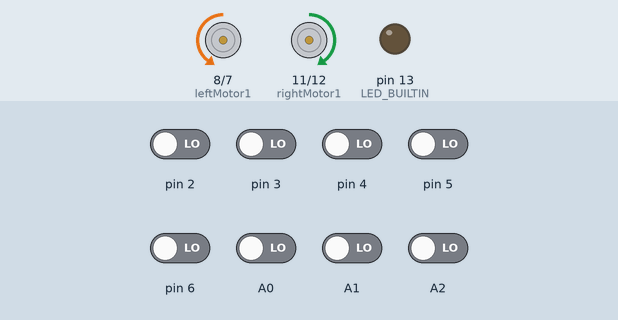
This sketch was run on a simulated Arduino Uno, built with avr-gcc and run on an emulated ATmega328P. Parts: motor-driver pin pairs drawn as motors (green arrow = first pin HIGH = forward, orange = second pin HIGH = backward, longer = more drive, scaled by the enable pin), output pins drawn as LEDs (lit = HIGH). The test bench sets the inputs (shaded band); at power-on: A0–2, pin 2–6 LOW.

Above: at 3.2 s.
3.3 s: pin 5 driven HIGH
At 4.5 s:
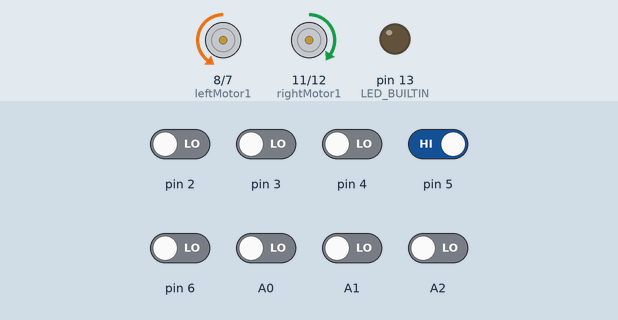
4.8 s: pin 6 driven HIGH
At 6.0 s:
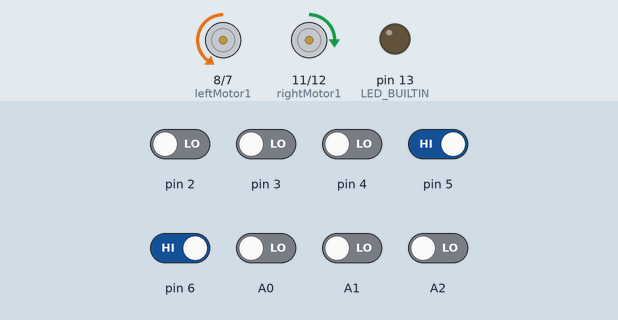
6.3 s: pin 4 driven HIGH
At 7.5 s:
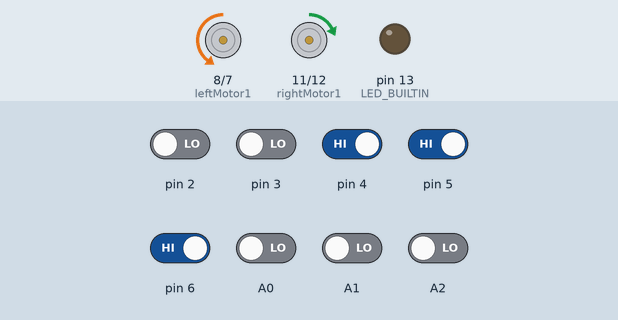
7.8 s: pin 2 driven HIGH
At 9.0 s:
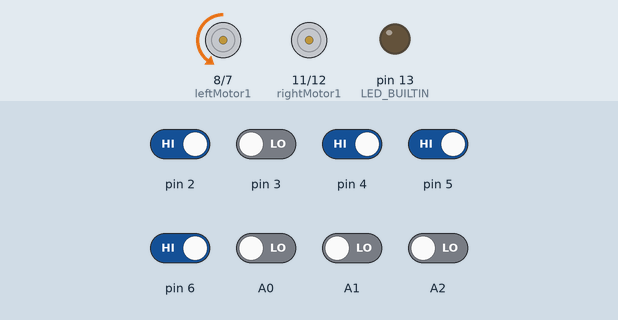
9.3 s: pin 4 driven LOW
At 10.5 s:
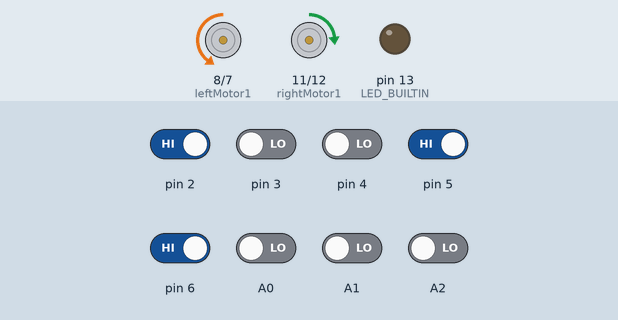
10.8 s: pin 6 driven LOW
At 11.2 s:
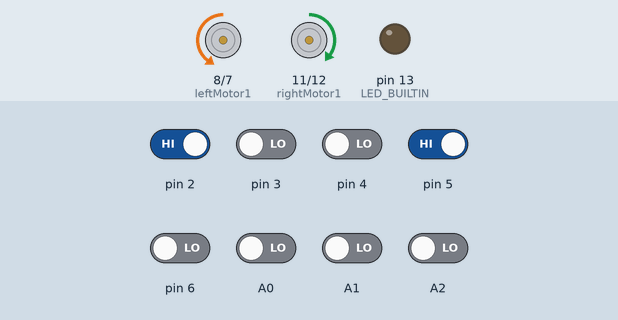
Timing chart, 0 to 13.3 s (numbered marks = the images above; inputs shaded):
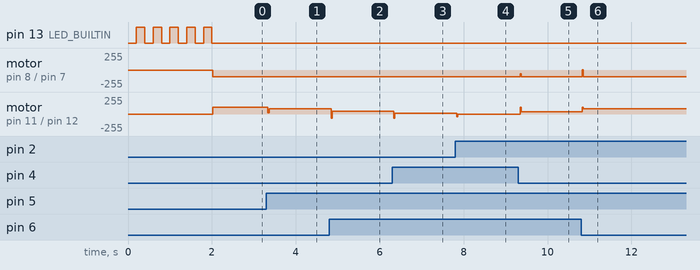

The sketch:

pid_v0.042.ino
```cpp
#include <QTRSensors.h>

//------------------------------------------------------------------------------------------------------------------
#define rightMotor2 12
#define rightMotor1 11
#define rightMotorPWM 10
#define leftMotorPWM 9
#define leftMotor1 8
#define leftMotor2 7

//------------------------------------------------------------------------------------------------------------------
uint8_t rightMaxSpeed = 100;
uint8_t leftMaxSpeed = 100;

//------------------------------------------------------------------------------------------------------------------
QTRSensors qtr;
const uint8_t SensorCount = 8;
unsigned int sensorValues[SensorCount];

//------------------------------------------------------------------------------------------------------------------
int lastError = 0;
int position = 0;
unsigned long cTime, pTime;
float eTime;
float P_error;
float I_error;
float D_error;
float PID_value;

//******************************************************************************************************************
void setup() {
  Serial.begin(9600);
  qtr.setTypeRC();
  qtr.setSensorPins((const uint8_t[]){ A2, A1, A0, 2, 3, 4, 5, 6 }, SensorCount);

  pinMode(rightMotor2, OUTPUT);
  pinMode(rightMotor1, OUTPUT);
  pinMode(rightMotorPWM, OUTPUT);
  pinMode(leftMotorPWM, OUTPUT);
  pinMode(leftMotor1, OUTPUT);
  pinMode(leftMotor2, OUTPUT);

  analogWrite(rightMotorPWM, 0);
  analogWrite(leftMotorPWM, 0);

  pinMode(LED_BUILTIN, OUTPUT);
  for (int i = 0; i < 5; i++) {
    digitalWrite(LED_BUILTIN, LOW);
    delay(200);
    digitalWrite(LED_BUILTIN, HIGH);
    delay(200);
  }
  digitalWrite(LED_BUILTIN, LOW);
}
//******************************************************************************************************************
void loop() {
  qtr.read(sensorValues);
  String pattern = getPattern("WhiteLine");

  //Serial.println("White sensors pattern: " + pattern);

  position = calculateError(sensorValues, "WhiteLine");
  PIDcalculate(position, 0.14, 0.0125, 0.01, leftMaxSpeed, rightMaxSpeed);
}

double calculateError(unsigned int *sensors, const char *lineType) {  //BlackLine//WhiteLine
  double weightedSum = 0;
  double sum = 0;

  for (int i = 0; i < 4; i++) {
    if (strcmp(lineType, "WhiteLine") == 0) {
      weightedSum -= ((2500 - sensors[i]) * (7 - (2 * i)));
      sum += (2500 - sensors[i]);
    } else if (strcmp(lineType, "BlackLine") == 0) {
      weightedSum -= ((sensors[i]) * (7 - (2 * i)));
      sum += (sensors[i]);
    }
  }
  for (int i = 4; i < 8; i++) {
    if (strcmp(lineType, "WhiteLine") == 0) {
      weightedSum += ((2500 - sensors[i]) * ((2 * i) - 7));
      sum += (2500 - sensors[i]);
    } else if (strcmp(lineType, "BlackLine") == 0) {
      weightedSum += ((sensors[i]) * ((2 * i) - 7));
      sum += (sensors[i]);
    }
  }
  if (sum == 0)
    return 0;

  return ((weightedSum / sum) * 100);
}
String getPattern(const char *lineType) {  //BlackLine//WhiteLine
  String pattern = "";

  if (strcmp(lineType, "BlackLine") == 0) {
    for (int i = 0; i < 8; i++) {
      if (sensorValues[i] > 1250) {
        pattern += "1";
      } else {
        pattern += "0";
      }
    }
  } else if (strcmp(lineType, "WhiteLine") == 0) {
    for (int i = 0; i < 8; i++) {
      if (sensorValues[i] <= 1250) {
        pattern += "1";
      } else {
        pattern += "0";
      }
    }
  }
  return pattern;
}
void PIDcalculate(int pos, double Kp, double Ki, double Kd, int leftMaxSpeed, int rightMaxSpeed) {
  int med_Speed_R;
  int med_Speed_L;
  P_error = pos;
  cTime = micros();
  eTime = (float)(cTime - pTime) / 1000000;
  I_error = I_error * 2 / 3 + P_error * eTime;
  D_error = (P_error - lastError) / eTime;
  PID_value = Kp * P_error + Ki * I_error + Kd * D_error;

  delayMicroseconds(10000);
  delayMicroseconds(10000);
  delayMicroseconds(1000);

  lastError = P_error;
  pTime = cTime;

  med_Speed_L = leftMaxSpeed - abs(PID_value);
  med_Speed_R = rightMaxSpeed - abs(PID_value);
  int leftMotorSpeed = med_Speed_L - PID_value;
  int rightMotorSpeed = med_Speed_R + PID_value;
  leftMotorSpeed = constrain(leftMotorSpeed, -leftMaxSpeed, leftMaxSpeed);
  rightMotorSpeed = constrain(rightMotorSpeed, -rightMaxSpeed, rightMaxSpeed);

  motorSetSpeed(leftMotorSpeed, rightMotorSpeed);
}
void motorSetSpeed(int leftSpeed, int rightSpeed) {
  if (leftSpeed < 0) {
    // Sağa dön
    digitalWrite(leftMotor1, 1);
    digitalWrite(leftMotor2, 0);
    analogWrite(leftMotorPWM, abs(leftSpeed));

    digitalWrite(rightMotor1, 1);
    digitalWrite(rightMotor2, 0);
    analogWrite(rightMotorPWM, abs(rightSpeed));
  } else if (rightSpeed < 0) {
    // Sola dön
    digitalWrite(leftMotor1, 0);
    digitalWrite(leftMotor2, 1);
    analogWrite(leftMotorPWM, abs(leftSpeed));

    digitalWrite(rightMotor1, 0);
    digitalWrite(rightMotor2, 1);
    analogWrite(rightMotorPWM, abs(rightSpeed));
  } else {
    // Both motors forward
    digitalWrite(leftMotor1, 0);  //ileri
    digitalWrite(leftMotor2, 1);
    analogWrite(leftMotorPWM, abs(leftSpeed));

    digitalWrite(rightMotor1, 1);  //ileri
    digitalWrite(rightMotor2, 0);
    analogWrite(rightMotorPWM, abs(rightSpeed));
  }
}
```

Measured:
- after the input at 3.3 s, motor on pin 8 (leftMotor1) / pin 7 (leftMotor2): backward 100/255 → backward 99/255 at once; motor on pin 11 (rightMotor1) / pin 12 (rightMotor2): forward 100/255 → forward 80/255 at once, → forward 78/255 0.12 s later
- after the input at 4.8 s, motor on pin 11 (rightMotor1) / pin 12 (rightMotor2): forward 78/255 → forward 42/255 at once
- after the input at 6.3 s, motor on pin 11 (rightMotor1) / pin 12 (rightMotor2): forward 42/255 → forward 14/255 at once
- after the input at 7.8 s, motor on pin 11 (rightMotor1) / pin 12 (rightMotor2): forward 14/255 → stopped at once
- after the input at 9.3 s, motor on pin 8 (leftMotor1) / pin 7 (leftMotor2): backward 99/255 → backward 56/255 after 0.05 s, → backward 99/255 0.02 s later; motor on pin 11 (rightMotor1) / pin 12 (rightMotor2): stopped → forward 36/255 after 0.05 s
- after the input at 10.8 s, motor on pin 8 (leftMotor1) / pin 7 (leftMotor2): backward 99/255 → forward 5/255 at once, → backward 99/255 0.02 s later; motor on pin 11 (rightMotor1) / pin 12 (rightMotor2): forward 36/255 → forward 80/255 at once
